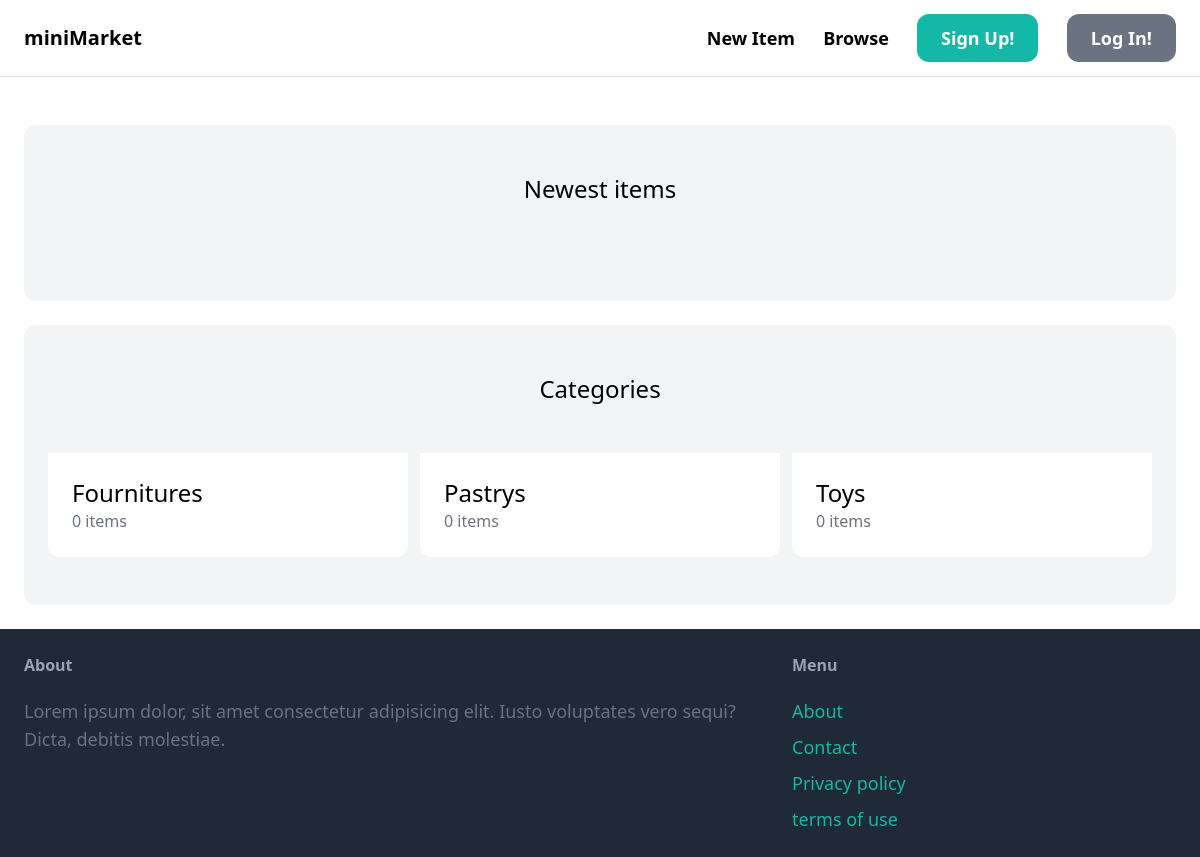
Before: / with the older database file.
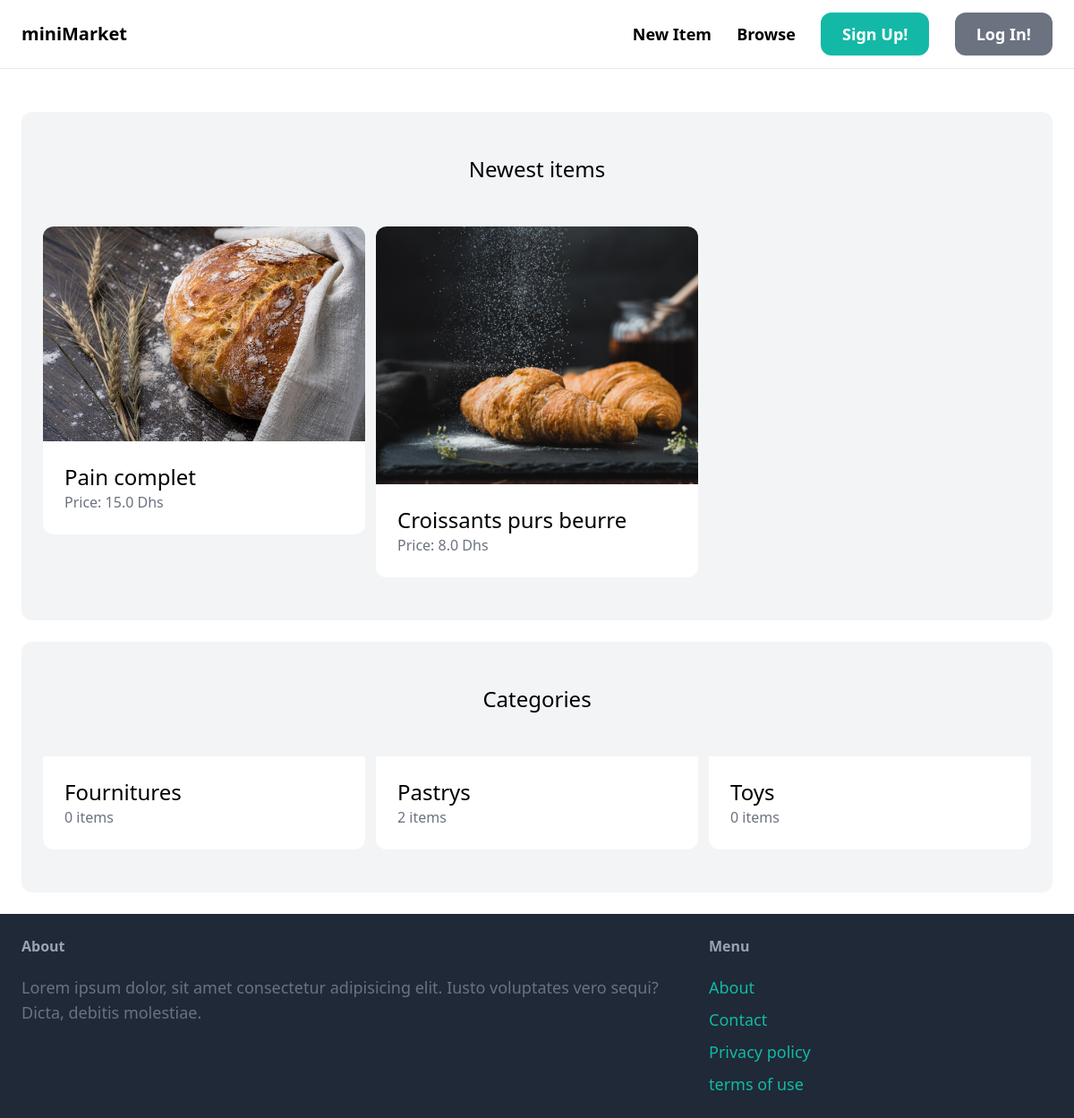
After: the same page with the newer database file.
### item/models.py (models this page shows, shortened)
class Category(models.Model):
    name = models.CharField(max_length=255)
    class Meta:
        ordering = ('name',)
        verbose_name_plural = 'categories'

class Item(models.Model):
    category = models.ForeignKey(Category, related_name='items', on_delete=models.CASCADE)
    name = models.CharField(max_length=255)
    description = models.TextField(blank=True, null=True)
    price = models.FloatField()
    image = models.ImageField(upload_to='item_images', blank=True, null=True)
    is_sold = models.BooleanField(default=False)
    created_by = models.ForeignKey(User, related_name='items', on_delete=models.CASCADE)
    created_at = models.DateTimeField(auto_now_add=True)

### core/views.py (the view)
# urls.py: path('', index, name='index'),
def index(request):
    items = Item.objects.filter(is_sold=False)[0:2]
    categories = Category.objects.all()
    return render(request, 'core/index.html', {
        'categories': categories,
        'items': items,
    })

### core/templates/core/index.html (shortened to what this page needs)
{% extends 'core/base.html' %}
{% block content %}
    <div class="mt-6 px-6 py-12 bg-gray-100 rounded-xl">
        <h2 class="mb-12 text-2xl text-center">Newest items</h2>
        <div class="grid grid-cols-3 gap-3">
            {% for item in items %}
            <div>
                <a href="{% url 'item:detail' item.id %}">
                    <div>
                        <img src="{{ item.image.url }}" class="rounded-t-xl">
                    </div>
                    <div class="p-6 bg-white rounded-b-xl">
                        <h2 class="text-2xl">{{ item.name }}</h2>
                        <p class="text-gray-500">Price: {{ item.price }} Dhs</p>
                    </div>
                </a>
            </div>
            {% endfor %}
        </div>
    </div>
    <div class="mt-6 px-6 py-12 bg-gray-100 rounded-xl">
        <h2 class="mb-12 text-2xl text-center">Categories</h2>
        <div class="grid grid-cols-3 gap-3">
            {% for category in categories %}
            <div>
                <a href="">
                    <div class="p-6 bg-white rounded-b-xl">
                        <h2 class="text-2xl">{{ category.name }}</h2>
                        <p class="text-gray-500">{{ category.items.count }} items</p>
                    </div>
                </a>
            </div>
            {% endfor %}
        </div>
    </div>
{% endblock %}

### core/templates/core/base.html (shortened to what this page needs)
<!DOCTYPE html>
<html lang="en">
<head>
    <script src="https://cdn.tailwindcss.com" ></script>
</head>
<body>
    <nav class="py-6 px-6 flex justify-between items-center border-b border-gray-200">
        <a href="/" class="text-xl font-semibold">miniMarket</a>
        <div class="space-x-6">
            <a href="#" class="text-lg font-semibold hover:text-gray-500">New Item</a>
            <a href="#" class="text-lg font-semibold hover:text-gray-500">Browse</a>
            <a href="#" class="px-6 py-3 text-lg font-semibold bg-teal-500 text-white rounded-xl hover:bg-teal-700">Sign Up!</a>
            <a href="#" class="px-6 py-3 text-lg font-semibold bg-gray-500 text-white rounded-xl hover:bg-gray-700">Log In!</a>
        </div>
    </nav>
    <div class="px-6 py-6">
        {% block content %}
        {% endblock %}
    </div>
    <footer class="py-6 px-6 flex justify-between bg-gray-800">
        <div class="w-2/3 pr-10">
            <h3 class="mb-5 font-semibold text-gray-400">About</h3>
            <p class="text-lg text-gray-500">Lorem ipsum dolor, sit amet consectetur adipisicing elit. Iusto voluptates vero sequi? Dicta, debitis molestiae.</p>
        </div>
        <div class="w-1/3">
            <h3 class="mb-5 font-semibold text-gray-400">Menu</h3>
            <ul class="space-y-2">
                <li><a href="#" class="text-lg text-teal-500 hover:text-teal-700">About</a></li>
                <li><a href="{% url 'contact' %}" class="text-lg text-teal-500 hover:text-teal-700">Contact</a></li>
                <li><a href="#" class="text-lg text-teal-500 hover:text-teal-700">Privacy policy</a></li>
                <li><a href="#" class="text-lg text-teal-500 hover:text-teal-700">terms of use</a></li>
            </ul>
        </div>
    </footer>
</body>
</html>

Changed rows visible on the page:
added Item: image (picture), name "Pain complet", price "15.0"
added Item: image (picture), name "Croissants purs beurre", price "8.0"
computed for Category "Pastrys": items.count "0" → "2"
